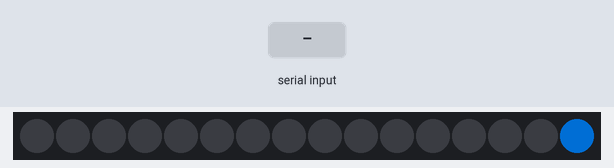
Bench run of a sketch on a simulated Arduino Uno, built with avr-gcc and run on an emulated ATmega328P. Parts: 16 RGB LEDs in strip order, left to right. The inputs (shaded band) are chosen by the test bench. Dim RGB values are drawn brighter than linear; random numbers use the default seed unless the sketch sets one; what the sketch prints to the serial monitor is not drawn.

Above: at 1.27 s.
1.3 s: "w" received over Serial
At 3.0 s:
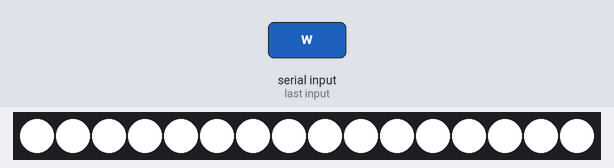
At 12.72 s:
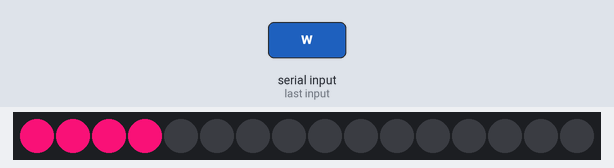
Timing chart, 0 to 14.0 s (numbered marks = the images above; inputs shaded):
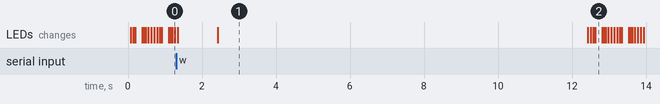

Measured:
- what the display in image 1 shows lasts 10.0 s, from 2.4 s to 12.4 s

The sketch:

loader_spin.ino
```cpp
#include <PololuLedStrip.h>
PololuLedStrip<4> LEDS;
#define LED_COUNT 16  //nb de leds de l'anneau
rgb_color colors[LED_COUNT];
long a;
long b;
long c;
int speed;
bool debug = false;
String message;

//Allume toutes les leds de la couleur rgb_color(r,g,b) spécifiée
void on(int r, int g, int b, int led=-1){
  //off();
    if(debug){
      Serial.print(" blue:");Serial.print(b);
      Serial.print(" red:");Serial.print(r);
      Serial.print(" green:");Serial.print(g);
      Serial.print(" delay:");Serial.print(speed);
      Serial.print(" LED_Operating:");Serial.println(led);
    }
  if(led== -1){
    for(int i = 0 ; i < LED_COUNT ; i++){
      colors[i] = rgb_color(r,g,b);
    }
  }
  else{
    colors[led] = rgb_color(r,g,b);
  }
  LEDS.write(colors, LED_COUNT);
}
void on(rgb_color couleur){
  //Allume toutes les leds de la couleur rgb_color(couleur) spécifiée
  for(int i = 0 ; i < LED_COUNT ; i++){
    colors[i] = rgb_color(couleur);
  }
  LEDS.write(colors, LED_COUNT);
}
void off(){
  for(int i = 0 ; i < LED_COUNT ; i++){
    colors[i] = rgb_color(0,0,0);
  }
  LEDS.write(colors, LED_COUNT);
}
void handle_serial_commands(String command){
  char first_char = command[0] ;
  switch (first_char) {
    case 't':
      debug = !debug;
      Serial.print("Debugging infos (0/1) : ");Serial.println(debug);
      delay(500);
      break;
    case 'w':
      on(255,255,255);
      delay(10000);
      off();
      break;
    case 'b':
      off();
      delay(10000);
      break;
    case 'h':
      Serial.println("h : dispaly this help message\nt : toggle debugging infos\nw : turn all leds white for 10secs\nb :  turn all leds black for 10secs");
      break;
    case 'c':
      delay(10000);
      break;
    default:
      Serial.println("Unkown command\nsend \"help\" to get a list of all avaiable commands.");
      on(255,0,0);
      delay(3000);
      setup();
  }
}

void setup(){
  Serial.begin(9600);
  randomSeed(analogRead(0));
  Serial.println("To toggle debugging infos in the Serial Monitor, send \"t\" to it.");
}

void loop(){
  speed=88;
  a = random(256);
  b = random(256);
  c = random(256);
  if (Serial.available() > 0) {
    message = Serial.readString();
    message.trim();
    handle_serial_commands(message);
  }
  for(int i = 0 ; i < 8 ; i++){
    on(a,b,c,i);
    speed=speed-11;
    delay(speed);
  }
  for(int i = 8 ; i < 16 ; i++){
    on(a,b,c,i);
    speed=speed+11;
    delay(speed);
  }
  for(int i = 0 ; i < 8 ; i++){
    on(0,0,0,i);
    speed=speed-11;
    delay(speed);
  }
  for(int i = 8 ; i < 16 ; i++){
    on(0,0,0,i);
    speed=speed+11;
    delay(speed);
  }
}
```
